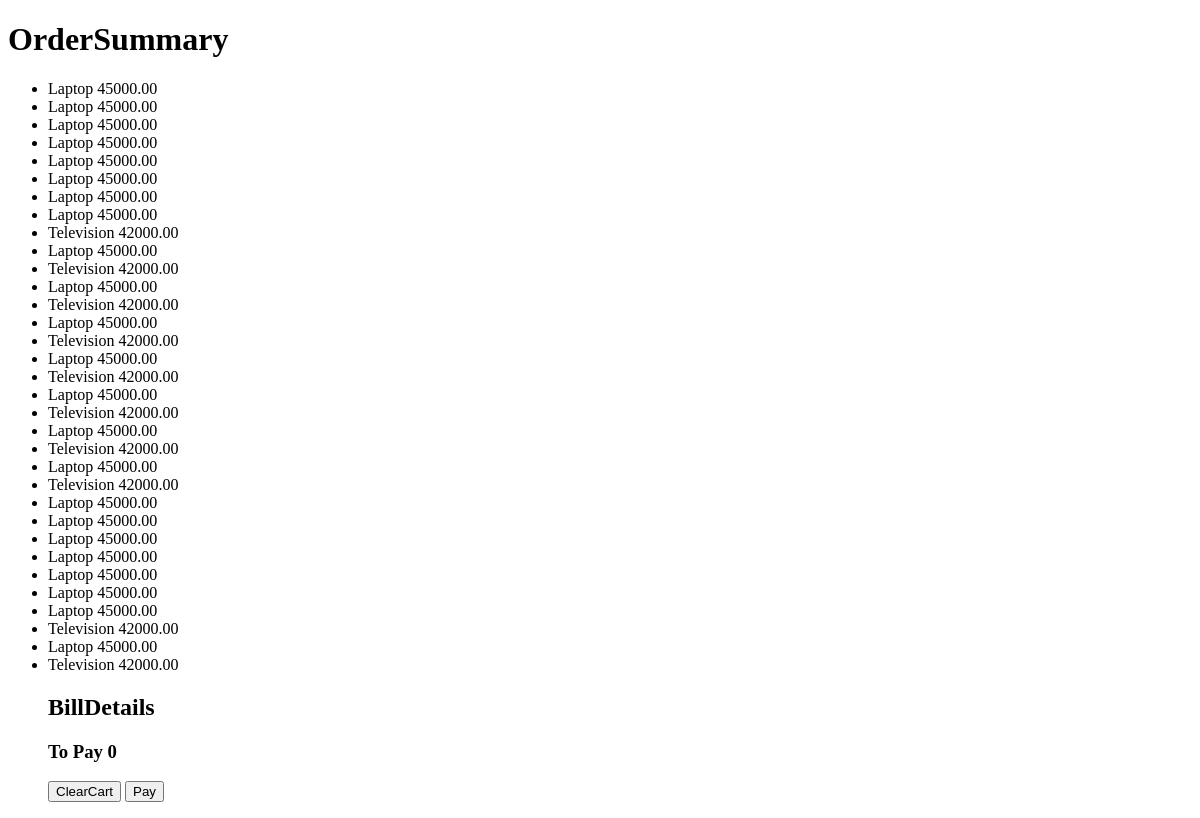
Before: /checkout with the older database file.
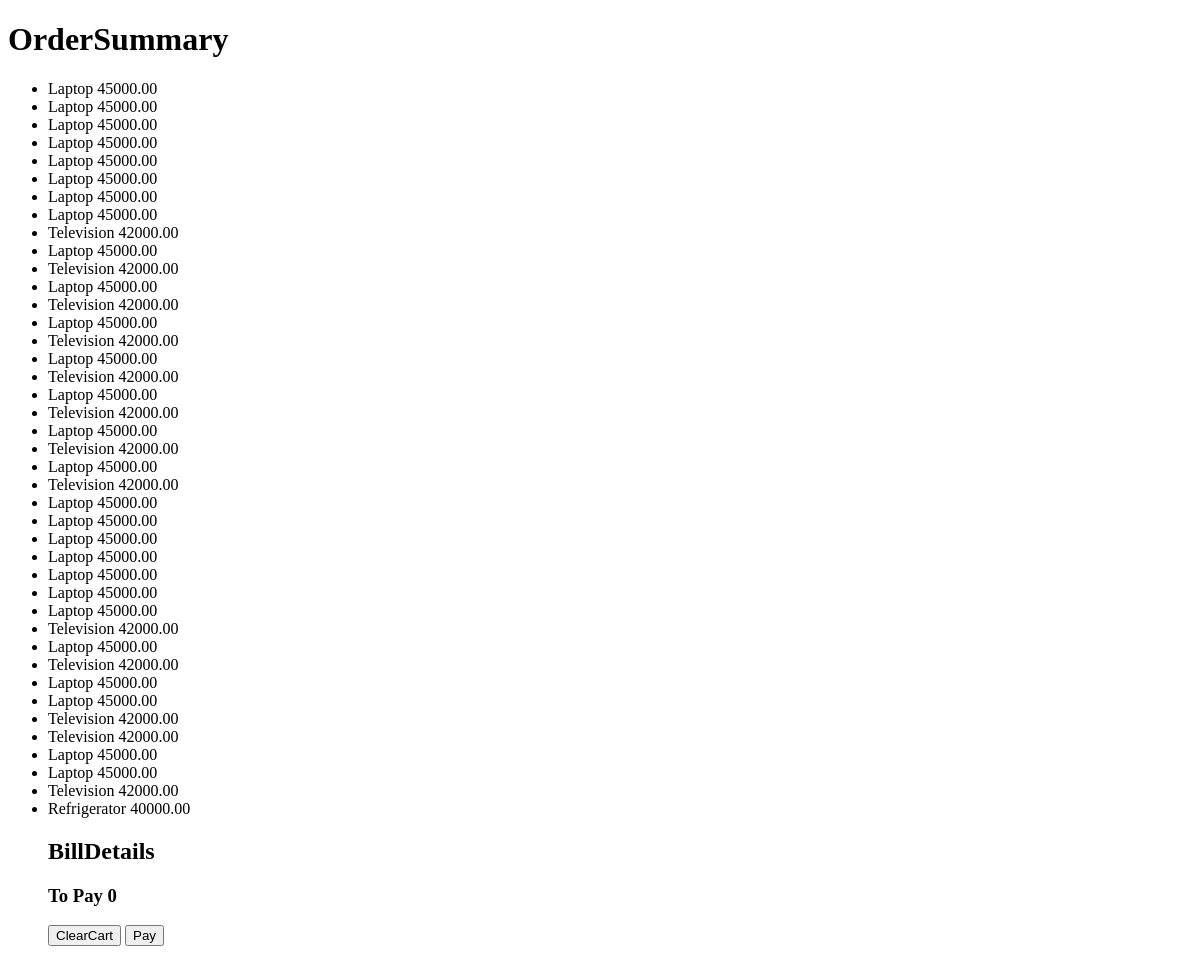
After: the same page with the newer database file.
### service/models.py (models this page shows)
class ItemsPurchased(models.Model):
    email = models.EmailField(default=get_default_email)
    name = models.CharField(max_length=15)
    price = models.DecimalField(max_digits=8,decimal_places=2)
    class Meta:
        db_table="ItemsPurchased"

### service/views.py (the view)
# urls.py: path('checkout',views.check_out,name='checkout'),
def check_out(request):
    cart = Cart(request)
    cart_items = cart.get_items()
    total = cart.get_total_price()
    thislist = {'id':[item['id'] for item in cart_items]}
    prod = Product.objects.all()
    prod_ids = prod.values_list('id',flat=True)
    prod_names = prod.values('id','name','price')
    cart_ids = [int(id) for sublist in thislist.values() for id in sublist]
    per = person.objects.last() #last logged-in person
    if per is not None:
        for prod_id in prod_ids:
            if prod_id in cart_ids:
                for product in prod_names:
                    if product['id'] == prod_id:
                        cartitem = ItemsPurchased(email=per.email,name=product['name'],price=product['price']) #insert into CartItems
                        cartitem.save()
    else:
        print("no person found to associate with cart items")
    cartitems = ItemsPurchased.objects.all()
    return render(request,'checkout.html',{'CartItems':cartitems,'total':total})

### service/cart.py (called while the page is built)
    def get_total_price(self):
        return sum(float(item['price']) * int(item['quantity']) for item in self.cart.values())

    def get_items(self):
        items=[]
        for product_id,details in self.cart.items():
            items.append({
                'id': product_id,
                'quantity': details['quantity'],
                'price': float(details['price'])
            })
        return items

### service/templates/checkout.html (shortened to what this page needs)
<!DOCTYPE html>
<head lang="en">
</head>
<body>
    <h1>OrderSummary</h1>
    <ul>
        {% for item in CartItems %}
        <li>{{item.name}} {{item.price}}</li>
        {% endfor %}
        <h2>BillDetails</h2>
        <h3>To Pay {{total}}</h3>
        <form action="{% url 'clear' %}" method="GET"></a>
        <button type="submit">ClearCart</button>
        <button type="Button">Pay</button></a>
    </ul>
</body>

Changed rows visible on the page:
added ItemsPurchased: name "Laptop", price "45000.00"
added ItemsPurchased: name "Laptop", price "45000.00"
added ItemsPurchased: name "Television", price "42000.00"
added ItemsPurchased: name "Television", price "42000.00"
added ItemsPurchased: name "Laptop", price "45000.00"
added ItemsPurchased: name "Laptop", price "45000.00"
added ItemsPurchased: name "Television", price "42000.00"
added ItemsPurchased: name "Refrigerator", price "40000.00"
